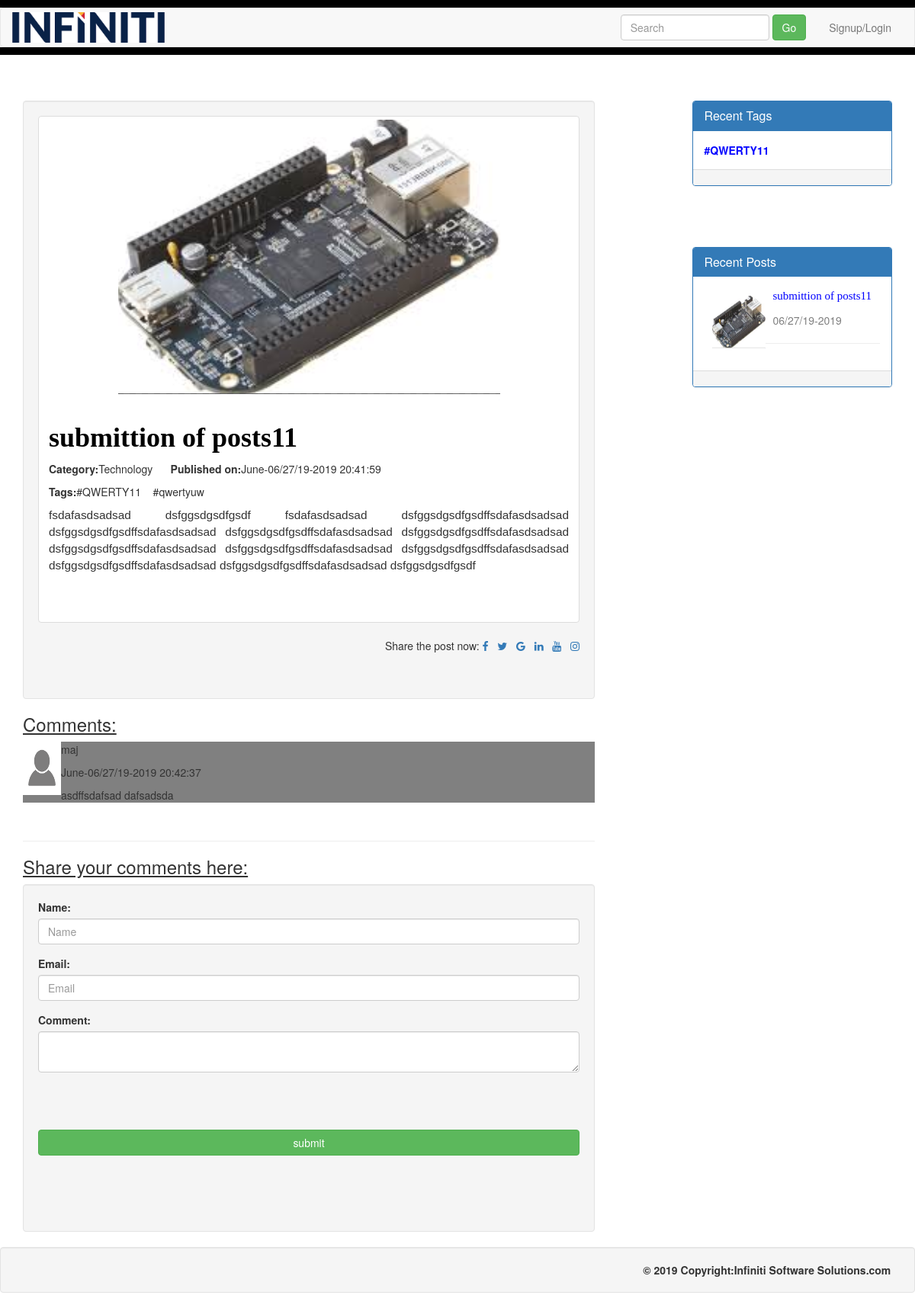
Page /fullpost.php?id=13 on the committed database.
### tables this page shows
CREATE TABLE `posts` (
  `id` int(11) NOT NULL,
  `title` varchar(200) NOT NULL,
  `category` varchar(100) NOT NULL,
  `content` varchar(10000) NOT NULL,
  `photos` varchar(400) NOT NULL,
  `dateTime` varchar(50) NOT NULL,
  `Author` varchar(50) NOT NULL,
  `Status` varchar(50) NOT NULL,
  `tag1` varchar(50) NOT NULL,
  `tag2` varchar(50) NOT NULL,
  `tag3` varchar(50) NOT NULL,
  `tag4` varchar(50) NOT NULL
);

CREATE TABLE `comments` (
  `id` int(10) NOT NULL,
  `datetime` varchar(50) NOT NULL,
  `name` varchar(100) NOT NULL,
  `email` varchar(100) NOT NULL,
  `comments` varchar(500) NOT NULL,
  `status` varchar(10) NOT NULL,
  `post_id` int(11) NOT NULL
);

### fullpost.php (the view, shortened to what this page needs)
<?php require_once("includes/functions.php"); ?>
<!DOCTYPE html>
<html lang="en">
	<head>
	  <link rel="stylesheet" href="css/bootstrap.min.css">
	  <link rel="stylesheet" href="css/publicpagestyle.css">
	  <link rel="stylesheet" href="https://cdnjs.cloudflare.com/ajax/libs/font-awesome/4.7.0/css/font-awesome.min.css">
	</head>
	<body>
	<div style="height: 10px; background:black;"></div>
	<nav class="navbar navbar-default" role="navigation">
		<div class="conatainer">
			<div class="navbar-header">
				<a class="navbar-brand" href="blog.php">
				<img style="margin-top:-10px;" src="images/logo.png" width="200px" height="40px">
				</a>
			</div>
			<div class="collapse navbar-collapse" id="collapse">
			<ul class="nav navbar-nav pull-right">
				<li><a href="signup.php">Signup/Login</a></li>
			</ul>
			<form action="blog.php" class="navbar-form pull-right">
				<div class="form-group">
				<input type="text" class="form-control" placeholder="Search" name="search">
				</div>
				<button class="btn btn-success" name="searchbutton">Go</button>
			</form>
			</div>
		</div>
	</nav>
	<div style="height: 10px; background:black;margin-top:-20px;"></div>
	<div class="container">
		<div class="blog-header">
		</div>
		<div class="row">
			<div class="col-sm-8 ">
			<div class="well">
			<?php
			if(isset($_GET["searchbutton"])){
				$search=$_GET["search"];
				$Viewquery="Select * from posts Where dateTime like '%$search%' or
				title like '%$search%' or category like '%$search%' or content like '%$search%'
				or tag1 like '%$search%' or tag2 like '%$search%' or tag3 like '%$search%' or tag4 like '%$search%'";
			}else{
				$postid=$_GET["id"];
			$Viewquery="Select * from posts where id='$postid' order by datetime desc";}
			$run=mysqli_query($conn,$Viewquery);
			while($DataRows=mysqli_fetch_array($run)){
				$postid=$DataRows["id"];
				$dateTime=$DataRows["dateTime"];
				$title=$DataRows["title"];
				$Category=$DataRows["category"];
				$content=$DataRows["content"];
				$image=$DataRows["photos"];
				$tag1=$DataRows["tag1"];
				$tag2=$DataRows["tag2"];
				$tag3=$DataRows["tag3"];
				$tag4=$DataRows["tag4"];
			?>
				<div class="thumbnail">
					<img class="img-responsive img-rounded" src="Uploads/<?php echo $image; ?> ">
					<div class="caption">
						<h1 id="postheading"><?php echo htmlentities($title); ?></h1>
						<p><b>Category:</b><?php echo htmlentities($Category); ?> &nbsp;&nbsp;&nbsp;&nbsp;&nbsp;<b>Published on:</b><?php echo htmlentities($dateTime); ?></p>
						<p><b>Tags:</b><?php echo htmlentities($tag1); ?>&nbsp;&nbsp;&nbsp; <?php echo htmlentities($tag2); ?>&nbsp;&nbsp; <?php echo htmlentities($tag3); ?>&nbsp;&nbsp; <?php echo htmlentities($tag4); ?>&nbsp;&nbsp; </p>
						<p class="content"><?php
						echo nl2br($content); ?></p>
					</div>
				</div>
				<div style="size:large;" class="pull-right">Share the post now:
					<a href="https://www.facebook.com/" class="fa fa-facebook"></a>&nbsp;&nbsp;
					<a href="#" class="fa fa-twitter"></a>&nbsp;&nbsp;
					<a href="#" class="fa fa-google"></a>&nbsp;&nbsp;
					<a href="#" class="fa fa-linkedin"></a>&nbsp;&nbsp;
					<a href="#" class="fa fa-youtube"></a>&nbsp;&nbsp;
					<a href="#" class="fa fa-instagram"></a>
				</div>
				</div>
			<?php } ?>
				<h3><u>Comments:</u></h3>
				<?php
					$postidcomm=$_GET["id"];
					$commentquery="Select * from comments where post_id='$postidcomm' and status='on'";
					$run=mysqli_query($conn,$commentquery);
					while($DataRows=mysqli_fetch_array($run)){
						$commentdate=$DataRows["datetime"];
						$commentname=$DataRows["name"];
						$commentpost=$DataRows["comments"];
				?>
				<div class="commentblock">
					<img class="pull-left" src="images/prof.png" width="50px" height="70px">
					<p><?php echo $commentname;?></p>
					<p><?php echo $commentdate;?></p>
					<p><?php echo nl2br($commentpost);?></p>
				</div>
					<hr>
					<?php } ?>
				<h3><u>Share your comments here:</u></h3>
				<div class="well">
				<form action="fullpost.php?id=<?php echo $postid;?>" method="post" enctype="multipart/form-data">
				  <fieldset>
				  <div class="form-group">
					<label for="title_name">Name:</label>
					<input class="form-control" type="text" name="Name" id="namec" placeholder="Name">
				  </div>
				  <div class="form-group">
					<label for="title_name">Email:</label>
					<input class="form-control" type="email" name="Email" id="email" placeholder="Email">
				  </div>
				  <div class="form-group">
				  <label for="title_post">Comment:</label>
				  <textarea class="form-control" name="comment" id="comment"></textarea>
				  </div>
				     <input class="btn btn-success btn-block" type="submit" name="submit" value="submit">
				  </fieldset>
				</form>
				</div>
			</div>
			<div class="col-sm-offset-1 col-sm-3 ">
				<div class="panel panel-primary">
					<div class="panel-heading">
						<h2 class="panel-title">Recent Tags</h2>
					</div>
					<div class="panel-body">
						<?php
						global $conn;
						$Viewquery = "select id,tag1,tag2,tag3,tag4 from posts order by datetime desc limit 0,7";
						$run=mysqli_query($conn,$Viewquery);
						while($DataRows=mysqli_fetch_array($run)){
							$tag1=$DataRows['tag1'];
						?>
						<a href="blog.php?tag=<?php echo $tag1; ?>">
						<span style="color:blue;"><b><?php echo $tag1."&nbsp;&nbsp;&nbsp;"?></b></span>
						</a>
						<?php } ?>
					</div>
					<div class="panel-footer">
					</div>
				</div>
				<div class="panel panel-primary">
					<div class="panel-heading">
						<h2 class="panel-title">Recent Posts</h2>
					</div>
					<div class="panel-body">
					<?php
						$Viewquery="select * from posts order by datetime desc limit 0,5";
						$run=mysqli_query($conn,$Viewquery);
						while($DataRows=mysqli_fetch_array($run)){
							$id=$DataRows["id"];
							$title=$DataRows["title"];
							$date=$DataRows["dateTime"];
							$img=$DataRows["photos"];
							if(strlen($date)>10){$date=substr($date,5,13);}
					?>
						<div>
							<img class="pull-left" style="margin-top:10px;margin-left:10px;"src="Uploads/<?php echo $img;?>" width="70px" height="70px">
							<a href="fullpost.php?id=<?php echo $id;?>">
							<p style="color:blue;font-family:Times New Roman;font-size:15px;margin-left:90px;"><?php echo $title;?></p>
							</a>
							<p style="margin-left:90px;color:gray;"><?php echo $date;?></p>
							<hr>
						</div>
						<?php } ?>
					</div>
					<div class="panel-footer">
					</div>
				</div></div>
		</div>
	</div>
	<div id="footer">
		<footer class="page-footer font-small blue">
		  <div class="footer-copyright text-right well" style=""><b>© 2019 Copyright:Infiniti Software Solutions.com</b>&nbsp;&nbsp;&nbsp;
		  </div>
		</footer>
	</div>
	</body>
</html>

### css/publicpagestyle.css (style rules this page uses)
#postheading { font-family:Bitter,Georgia,"Times New Roman"; font-weight: bold; color:black; }
.content { font-size: 1.1em; font-family: "Lucida Sans Unicode",sans-serif; text-align:justify; }
.commentblock { background-color:gray; }

### rows in the picture
posts: photos (picture), title "submittion of posts11", category "Technology", dateTime "June-06/27/19-2019 20:41:59", tag1 "#QWERTY11", tag2 "#qwertyuw", content "fsdafasdsadsad dsfggsdgsdfgsdf fsdafasdsadsad dsfggsdgsdfgsdffsdafasdsadsad dsfggsdgsdfgsdffsdafasdsadsad dsfggsdgsdfgsdffsdafasdsadsad dsfggsdgsdfgsdffsdafasdsadsad dsfggsdgsdfgsdffsdafasdsadsad dsfggsdgsdfgsdffsdafasdsadsad dsfggsdgsdfgsdffsdafasdsadsad dsfggsdgsdfgsdffsdafasdsadsad dsfggsdgsdfgsdffsdafasdsadsad dsfggsdgsdfgsdf", dateTime "06/27/19-2019"
comments: name "maj", datetime "June-06/27/19-2019 20:42:37", comments "asdffsdafsad dafsadsda"
